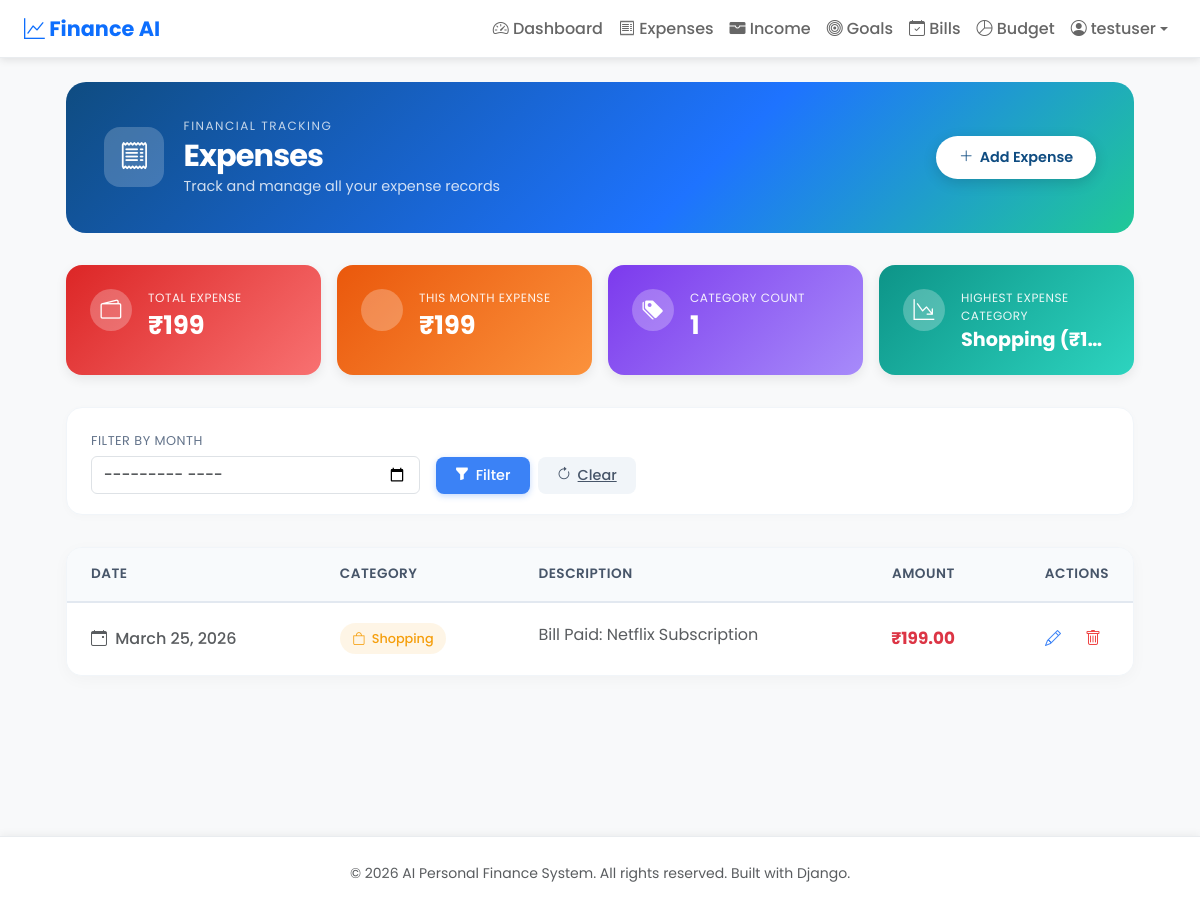
Screenshot of /expenses/ (signed in) with the database file from the repository.
### expenses/models.py (models this page shows, shortened)
class Expense(models.Model):
	CATEGORY_CHOICES = [
		('Food', 'Food'),
		('Travel', 'Travel'),
		('Shopping', 'Shopping'),
		('Bills', 'Bills'),
		('Others', 'Others'),
	]
	user = models.ForeignKey(User, on_delete=models.CASCADE, related_name='expenses')
	category = models.CharField(max_length=20, choices=CATEGORY_CHOICES)
	amount = models.DecimalField(
		max_digits=10,
		decimal_places=2,
		validators=[
			MinValueValidator(Decimal('0.01')),
			MaxValueValidator(Decimal('1000000.00'))
		]
	)
	description = models.TextField(blank=True)
	date = models.DateField(default=dt_date.today)
	is_anomaly = models.BooleanField(default=False)
	is_auto_categorized = models.BooleanField(default=False)
	is_ml_predicted = models.BooleanField(default=False)
	class Meta:
		ordering = ['-date', '-id']

### expenses/views.py (the view)
# urls.py: path('expenses/', views.expense_list, name='expense_list'),
@login_required
@user_passes_test(is_regular_user, redirect_field_name=None)
def expense_list(request):
	if request.user.is_staff or request.user.is_superuser:
		return redirect('admin_dashboard')
	form = MonthFilterForm(request.GET or None)
	qs = Expense.objects.filter(user=request.user)
	selected_month = None
	if form.is_valid() and form.cleaned_data.get('month'):
		selected_month = form.cleaned_data['month']
		qs = qs.filter(date__year=selected_month.year, date__month=selected_month.month)
	total_expense = qs.aggregate(total=Sum('amount'))['total'] or Decimal('0.00')
	today = date.today()
	if selected_month:
		this_month_qs = qs
		month_label = f"Expense ({selected_month.strftime('%b %Y')})"
	else:
		this_month_qs = qs.filter(date__year=today.year, date__month=today.month)
		month_label = "This Month Expense"
	this_month_expense = this_month_qs.aggregate(total=Sum('amount'))['total'] or Decimal('0.00')
	unique_category_count = qs.values('category').distinct().count()
	highest_cat_data = qs.values('category').annotate(cat_total=Sum('amount')).order_by('-cat_total').first()
	if highest_cat_data:
		highest_expense_category = f"{highest_cat_data['category']} (₹{highest_cat_data['cat_total']:,.0f})"
	else:
		highest_expense_category = None
	context = {
		'expenses': qs.order_by('-date', '-id'),
		'form': form,
		'selected_month': selected_month,
		'total_expense': total_expense,
		'this_month_expense': this_month_expense,
		'month_label': month_label,
		'unique_category_count': unique_category_count,
		'highest_expense_category': highest_expense_category,
	}
	return render(request, 'expense_list.html', context)

### expenses/forms.py
class MonthFilterForm(forms.Form):
    month = forms.DateField(
        required=False,
        widget=forms.DateInput(attrs={"type": "month", "class": "form-control"}),
        help_text="Filter by month",
    )

### expenses/views.py (called while the page is built)
def is_regular_user(user):
	return not (user.is_staff or user.is_superuser)

### expenses/templates/expense_list.html (shortened to what this page needs)
{% extends 'base.html' %}
{% load humanize %}
{% block content %}
<div class="goals-page">
  <div class="goals-hero">
    <div class="goals-hero-content">
      <div class="hero-left">
        <div class="hero-icon-wrap">
          <i class="bi bi-receipt"></i>
        </div>
        <div>
          <p class="hero-eyebrow">Financial Tracking</p>
          <h1 class="hero-title">Expenses</h1>
          <p class="hero-sub">Track and manage all your expense records</p>
        </div>
      </div>
      <a href="/expenses/add/" class="btn-add-goal">
        <i class="bi bi-plus-lg"></i> Add Expense
      </a>
    </div>
  </div>
  <div class="stat-grid">
    <div class="stat-card stat-red">
      <div class="stat-icon-wrap"><i class="bi bi-wallet2"></i></div>
      <div class="stat-info">
        <span class="stat-label">Total Expense</span>
        <span class="stat-value">₹{{ total_expense|default:"0"|intcomma }}</span>
      </div>
    </div>
    <div class="stat-card stat-orange">
      <div class="stat-icon-wrap"></div>
      <div class="stat-info">
        <span class="stat-label">{{ month_label|default:"This Month Expense" }}</span>
        <span class="stat-value">₹{{ this_month_expense|default:"0"|intcomma }}</span>
      </div>
    </div>
    <div class="stat-card stat-purple">
      <div class="stat-icon-wrap"><i class="bi bi-tags-fill"></i></div>
      <div class="stat-info">
        <span class="stat-label">Category Count</span>
        <span class="stat-value">{{ unique_category_count|default:"0" }}</span>
      </div>
    </div>
    <div class="stat-card stat-teal">
      <div class="stat-icon-wrap"><i class="bi bi-graph-down-arrow"></i></div>
      <div class="stat-info flex-grow-1 overflow-hidden">
        <span class="stat-label">Highest Expense Category</span>
        {% if highest_expense_category %}
        <span class="stat-value text-truncate d-block" style="font-size: 1.2rem; max-width: 100%;" title="{{ highest_expense_category }}">{{ highest_expense_category }}</span>
        {% else %}
        <span class="stat-value d-block" style="font-size: 1.2rem;">-</span>
        {% endif %}
      </div>
    </div>
  </div>
  <div class="filter-card">
    <form method="get" class="row g-3 align-items-end">
      <div class="col-md-4 position-relative">
        <label class="form-label fw-600 custom-label">Filter by Month</label>
        {{ form.month }}
      </div>
      <div class="col-md-auto d-flex gap-2">
        <button class="btn-filter" type="submit"><i class="bi bi-funnel-fill"></i> Filter</button>
        <a class="btn-clear" href="/expenses/"><i class="bi bi-arrow-clockwise"></i> Clear</a>
      </div>
    </form>
  </div>
  {% if expenses %}
  <div class="income-table-card table-responsive mb-4">
    <table class="table income-table align-middle mb-0">
      <thead>
        <tr>
          <th>Date</th>
          <th>Category</th>
          <th>Description</th>
          <th class="text-end">Amount</th>
          <th class="text-end">Actions</th>
        </tr>
      </thead>
      <tbody>
        {% for e in expenses %}
        <tr>
          <td class="text-nowrap text-muted fw-medium"><i class="bi bi-calendar-event me-1"></i> {{ e.date }}</td>
          <td>
            <span class="source-badge
              {% if e.category == 'Food' %}badge-food
              {% elif e.category == 'Travel' %}badge-travel
              {% elif e.category == 'Shopping' %}badge-shopping
              {% elif e.category == 'Bills' %}badge-bills
              {% else %}badge-other{% endif %}">
              <i class="bi bi-{% if e.category == 'Food' %}cup-hot{% elif e.category == 'Travel' %}car-front{% elif e.category == 'Shopping' %}bag{% elif e.category == 'Bills' %}credit-card{% else %}tag{% endif %}"></i>
              {{ e.category }}
            </span>
          </td>
          <td class="text-muted" style="max-width: 250px;"><span class="text-truncate d-inline-block w-100">{{ e.description|default:"-" }}</span></td>
          <td class="text-end fw-bold text-danger" style="font-size: 1.05rem;">
            ₹{{ e.amount|floatformat:2|intcomma }}
          </td>
          <td class="text-end text-nowrap">
            <div class="d-flex justify-content-end gap-2">
              <a href="/expenses/{{ e.id }}/edit/" class="btn-icon btn-icon-edit" title="Edit">
                <i class="bi bi-pencil"></i>
              </a>
              <form action="/expenses/{{ e.id }}/delete/" method="post" class="d-inline m-0 p-0" title="Delete">
                <button class="btn-icon btn-icon-delete" onclick="return confirm('Are you sure you want to delete this expense?')" type="submit">
                  <i class="bi bi-trash"></i>
                </button>
              </form>
            </div>
          </td>
        </tr>
        {% endfor %}
      </tbody>
    </table>
  </div>
  {% endif %}
</div>
{% endblock %}

### expenses/templates/base.html (shortened to what this page needs)
<!DOCTYPE html>
<html lang="en">
<head>
  <link href="https://cdn.jsdelivr.net/npm/bootstrap@5.3.3/dist/css/bootstrap.min.css" rel="stylesheet" />
  <link href="https://cdn.jsdelivr.net/npm/bootstrap-icons@1.11.1/font/bootstrap-icons.css" rel="stylesheet" />
</head>
<body>
  <nav class="navbar navbar-expand-lg sticky-top">
    <div class="container-fluid ps-4 pe-4">
      <a class="navbar-brand" href="/"><i class="bi bi-graph-up"></i> Finance AI</a>
      <div class="collapse navbar-collapse" id="navbarNav">
        <ul class="navbar-nav ms-auto">
          {% if user.is_authenticated %}
          {% if user.is_staff and user.is_superuser %}
          <li class="nav-item"><a class="nav-link active" href="/admin-panel/"><i class="bi bi-shield-lock"></i> Admin
              Dashboard</a></li>
          <li class="nav-item"><a class="nav-link" href="/admin-panel/users/"><i class="bi bi-people"></i> Manage
              Users</a></li>
          <li class="nav-item"><a class="nav-link" href="/admin-panel/reports/"><i class="bi bi-file-earmark-pdf"></i>
              Reports</a></li>
          {% else %}
          <li class="nav-item"><a class="nav-link" href="/"><i class="bi bi-speedometer2"></i> Dashboard</a></li>
          <li class="nav-item"><a class="nav-link" href="/expenses/"><i class="bi bi-receipt"></i> Expenses</a></li>
          <li class="nav-item"><a class="nav-link" href="/income/"><i class="bi bi-wallet-fill"></i> Income</a></li>
          <li class="nav-item"><a class="nav-link" href="/saving-goals/"><i class="bi bi-bullseye"></i> Goals</a></li>
          <li class="nav-item"><a class="nav-link" href="/bills/"><i class="bi bi-calendar-check"></i> Bills</a></li>
          <li class="nav-item"><a class="nav-link" href="/budget/"><i class="bi bi-pie-chart"></i> Budget</a></li>
          {% endif %}
          <li class="nav-item dropdown">
            <a class="nav-link dropdown-toggle d-flex align-items-center" href="#" role="button" data-bs-toggle="dropdown" aria-expanded="false">
              {% if user.profile.profile_image %}
                <img src="{{ user.profile.profile_image.url }}" class="rounded-circle me-1" style="width: 24px; height: 24px; object-fit: cover;">
              {% else %}
                <i class="bi bi-person-circle"></i>
              {% endif %}
              <span class="ms-1">{{ user.username }}</span>
            </a>
          </li>
          {% else %}
          <li class="nav-item"><a class="nav-link" href="/login/"><i class="bi bi-box-arrow-in-right"></i> Login</a>
          </li>
          <li class="nav-item"><a class="btn btn-primary btn-sm ms-2" href="/register/">Sign Up</a></li>
          {% endif %}
        </ul>
      </div>
    </div>
  </nav>
  <main class="container-fluid ps-4 pe-4 py-4">
    {% block content %}{% endblock %}
  </main>
  <footer class="mt-5 py-4 text-center text-muted">
    <p class="mb-0"><small>&copy; 2026 AI Personal Finance System. All rights reserved. Built with Django.</small></p>
  </footer>
</body>
</html>

### expenses/templates/base.html (style rules this page uses)
:root { --bs-primary: #0d6efd; --bs-success: #198754; --bs-light: #f8f9fa; --color-shadow: 0 2px 8px rgba(0, 0, 0, 0.1); }
body { font-family: 'Poppins', sans-serif; background-color: #f8f9fa; color: #333; }
.navbar { background: white; box-shadow: var(--color-shadow); border-bottom: 1px solid #e9ecef; }
.navbar-brand { font-weight: 700; font-size: 1.3rem; color: #0d6efd !important; }
.nav-link { color: #666 !important; font-weight: 500; transition: color 0.2s; }
main { min-height: 85vh; }
footer { background-color: white; border-top: 1px solid #e9ecef; box-shadow: 0 -2px 8px rgba(0, 0, 0, 0.05); }

### rows the page displays
Expense: date "March 25, 2026", category "Shopping", description "Bill Paid: Netflix Subscription", amount "199.00"

### other values shown
{{ user.username }} "testuser"
{{ total_expense|default:"0"|intcomma }} "199"
{{ month_label|default:"This Month Expense" }} "THIS MONTH EXPENSE"
{{ this_month_expense|default:"0"|intcomma }} "199"
{{ unique_category_count|default:"0" }} "1"
{{ highest_expense_category }} "Shopping (₹1…"
